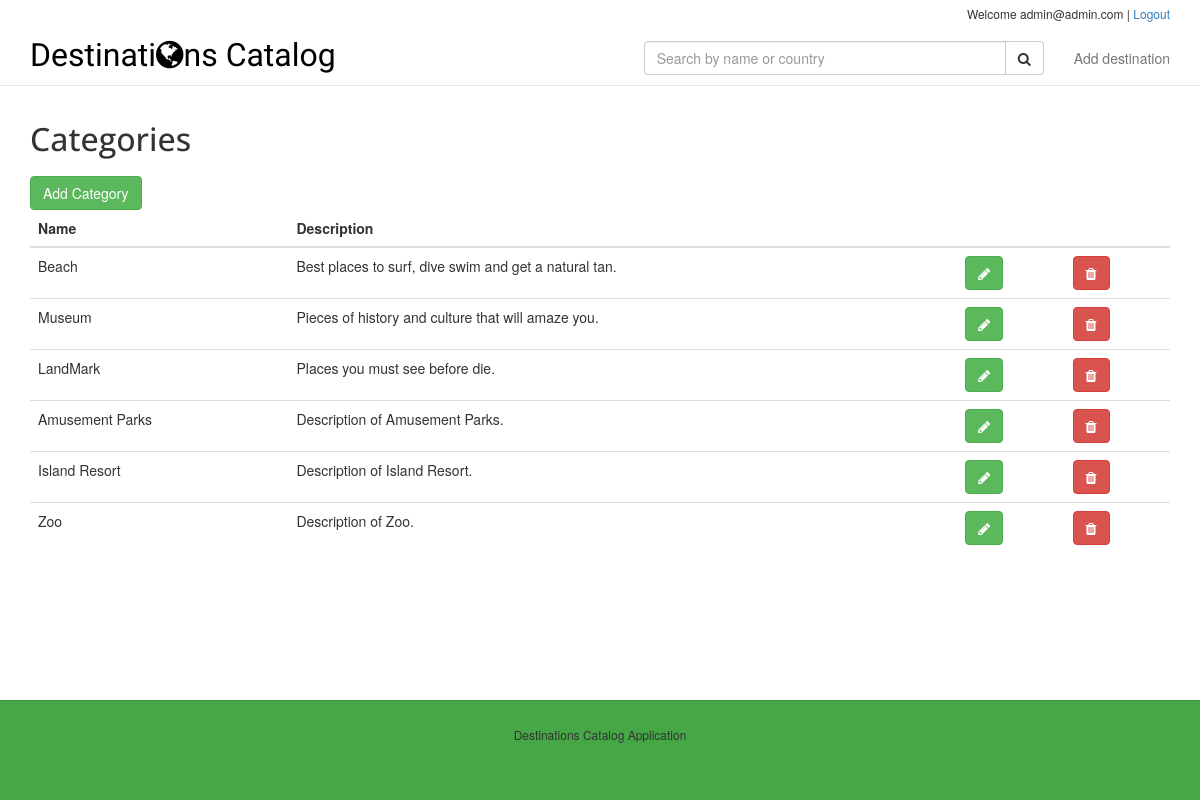
Screenshot of /categories/ (signed in) with the database file from the repository.
### itemCatalog/models.py (models this page shows, shortened)
class User(db.Model, UserMixin):
    id = db.Column(db.Integer, primary_key=True)
    name = db.Column(db.String(120))
    last_name = db.Column(db.String(120))
    email = db.Column(db.String(120), unique=True, nullable=False)
    password = db.Column(db.String(255), nullable=False)
    picture = db.Column(db.String(255))
    active = db.Column(db.Boolean, default=False)
    items = db.relationship('Item', backref = "user", lazy = "dynamic")
    roles = db.relationship('Role', secondary=roles,
                            backref=db.backref('users', lazy='dynamic'))
    def isAdmin(self):
        return 'admin' in self.roles

class Category(db.Model):
    id = db.Column(db.Integer, primary_key=True)
    name = db.Column(db.String(80), unique=True, nullable=False)
    description = db.Column(db.Text())
    items = db.relationship('Item', backref = "category", lazy = "dynamic")

### itemCatalog/views.py (the view)
@app.route('/categories/')
@login_required
@admin_permission.require(http_exception=403)
def listCategories():
    cats = Category.query.all()
    return render_template('categories.html', categories=cats)

### itemCatalog/extensions.py (called while the page is built)
@login_manager.user_loader
def load_user(userId):
    return User.query.get(userId)

### itemCatalog/templates/categories.html (shortened to what this page needs)
{% extends "mainLayout.html" %}
{% block content %}
<div class="row">
    <div class="col-md-12">
        <h1>Categories</h1>
        <a class="btn btn-success" href="{{ url_for('newCategory') }}">Add Category</a>
        <div class="table-responsive">
            <table class="table table-hover">
                <thead>
                    <tr>
                        <th>Name</th>
                        <th>Description</th>
                        <th></th>
                        <th></th>
                    </tr>
                </thead>
                <tbody>
                    {% for cat in categories %}
                        <tr>
                            <td>{{ cat.name }}</td>
                            <td>{{ cat.description }}</td>
                            <td>
                                <a href="{{ url_for('editCategory', category_id=cat.id) }}" class="btn btn-success"><i class="fa fa-pencil" aria-hidden="true"></i></a>
                            </td>
                            <td>
                                <form id="del-cat-frm" method="POST" action="{{ url_for('deleteCategory', category_id=cat.id) }}">
                                    <button type="button" class="btn btn-danger" data-toggle="modal" data-target="#confirm-modal"><i class="fa fa-trash" aria-hidden="true"></i></button>
                                </form>
                            </td>
                        </tr>
                    {% endfor %}
                </tbody>
            </table>
        </div>
    </div>
</div>
{% endblock %}

### itemCatalog/templates/mainLayout.html (shortened to what this page needs)
<!DOCTYPE html>
<html lang="en">
<head>
    <link href="{{url_for('static', filename='css/bootstrap.min.css')}}" rel="stylesheet">
    <link rel="stylesheet" type="text/css" href="https://maxcdn.bootstrapcdn.com/font-awesome/4.7.0/css/font-awesome.min.css">
    <link href="{{url_for('static', filename='css/styles.css')}}" rel="stylesheet">
</head>
<body>
    <header>
        <div class="container">
            <div class="row">
                <nav class="navbar navbar-default navbar-fixed-top" role="navigation">
                    <div class="container">
                        <p class="logged-user">
                            {% if current_user.is_authenticated %}
                                Welcome {{ current_user.email }} | <a id="logout-lnk" href="{{ url_for('logout') }}">Logout</a>
                            {% endif %}
                        </p>
                        <div class="navbar-header">
                            <div class="navbar-brand">
                                <a href="{{ url_for('home') }}"><h1>Destinati<i class="fa fa-globe" aria-hidden="true"></i>ns Catalog</h1></a>
                            </div>
                        </div>
                        <ul class="nav navbar-nav navbar-right">
                            {% if not current_user.is_authenticated %}
                                <li><a href="{{ url_for('newItem') }}">Add destination</a></li>
                                <li><a href="{{ url_for('login') }}">Login</a></li>
                            {% elif current_user.isAdmin() %}
                                <li><a href="{{ url_for('listCategories') }}">Categories</a></li>
                            {% else %}
                                <li><a href="{{ url_for('newItem') }}">Add destination</a></li>
                            {% endif %}
                        </ul>
                        <form class="navbar-form navbar-right" action="{{ url_for('searchItems') }}">
                            <div class="input-group">
                                <input type="text" class="form-control" name="search" placeholder="Search by name or country">
                                <span class="input-group-btn">
                                    <button class="btn btn-default" type="submit"><i class="fa fa-search" aria-hidden="true"></i></button>
                                </span>
                            </div>
                        </form>
                    </div>
                </nav>
            </div>
        </div>
    </header>
    <div class="container">
        <div class="row">
            <div class="col-md-12">
            </div>
        </div>
        {% block content %}
        {% endblock %}
    </div>
    <footer class="footer">
        <div class="container">
            <div class="row">
                <div class="col-lg-12">
                    <p>Destinations Catalog Application</p>
                </div>
            </div>
        </div>
    </footer>
</body>
</html>

### itemCatalog/static/css/styles.css (style rules this page uses)
html { position: relative; min-height: 100%; }
body { margin-bottom: 150px; }
h1, h2 { font-family: 'Open Sans', sans-serif; margin: 10px 0 20px; }
h1 { font-size: 32px; }
header { margin-bottom: 110px; }
.navbar-default { background-color: #fff; }
.navbar-brand { padding-top: 5px; }
.navbar-brand a { color: #000; text-decoration: none; }
.navbar-brand h1 { margin-top: 0; font-family: 'Quattrocento', serif; }
.navbar-form .input-group { width: 40rem; }
.navbar-form .input-group > .input-group-btn { width: 1%; }
.navbar-default .navbar-nav > li { border-bottom: 2px solid #fff; }
.logged-user { text-align: right; font-size: 12px; margin-top: 5px; height: 18px; }
footer { position: absolute; bottom: 0; width: 100%; height: 60px; background-color: rgb(70, 167, 70); border-top: 1px solid #448e44; padding-top: 25px; text-align: center; font-size: 12px; height: 100px; }

### rows the page displays
User: email "admin@admin.com"
Category: name "Beach", description "Best places to surf, dive swim and get a natural tan."
Category: name "Museum", description "Pieces of history and culture that will amaze you."
Category: name "LandMark", description "Places you must see before die."
Category: name "Amusement Parks", description "Description of Amusement Parks."
Category: name "Island Resort", description "Description of Island Resort."
Category: name "Zoo", description "Description of Zoo."
